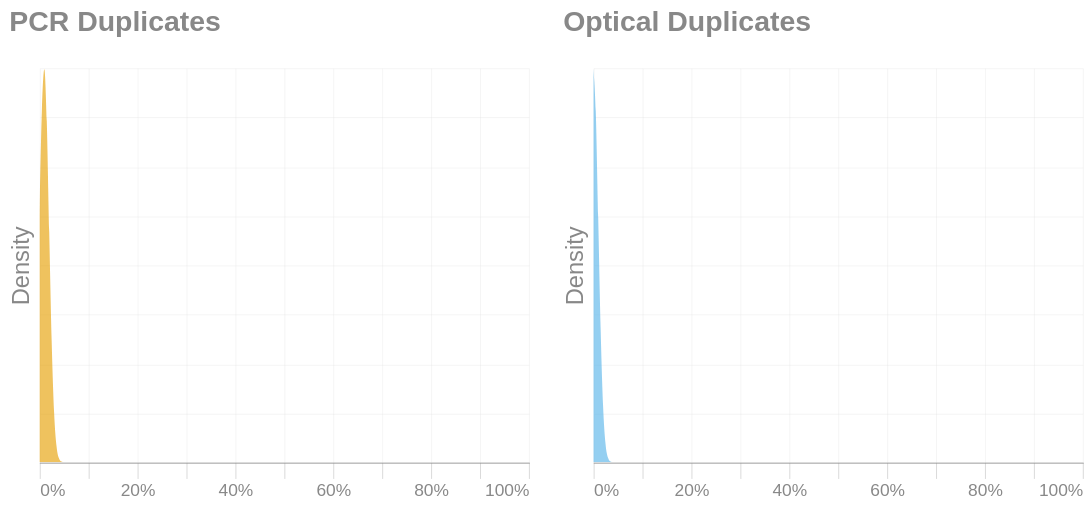

The cell this chart's notebook holds for it:
### Markdown cell above
## Duplication Rate
Duplication rate can vary significantly between libraries and preparation methods and it can often been a large pain-point in sequencing success. Below is a plot of duplication rate across samples, separated by PCR[^1] and Optical[^2] duplicates. Keep in mind these are kernel density estimates, so the Y-axis reflects density and not sample proportion. 

[^1]: PCR duplicates are DNA fragments identical to other ones due to PCR amplification. Unlike genomic duplicates, these reads are not biologically meaningful because they were created artificially through PCR.

[^2]: Optical duplicates are a machine reading error caused by the sequencer, where it incorrectly splits a single read into two or more identical ones.

### Code cell
dupdata = dat.select(["Sample", "% Duplicates (PCR)", "% Duplicates (Opt)"]).rename(
    {"% Duplicates (PCR)" : "PCR", "% Duplicates (Opt)": "Optical"}
)

def density_chart(col):
    color = "#E69F00" if col == 'PCR' else "#56B4E9"
    return (
        alt.Chart(dupdata)
        .transform_density(density=col, extent=[0, 100], bandwidth=1)
        .mark_area(opacity=0.9, line=False, fill = color, interpolate="monotone")
        .encode(
            x=alt.X('value:Q', title=None).axis(format='d', labelExpr="datum.value + '%'"),
            y=alt.Y('density:Q', title='Density').axis(labels=False).stack(False),
            tooltip=[
                alt.Tooltip('value:Q', title = "Rate"),
                alt.Tooltip("density:Q", title = "Density", format = '.2f')
            ]
        )
        .properties(title=f"{col} Duplicates", width = 310, height = 250)
    ).interactive(bind_y = False)

with SafeRender(dupdata):
    (
        alt.hconcat(density_chart('PCR'), density_chart('Optical'))
        .properties(
            usermeta={'embedOptions': {'downloadFileName': 'duplication'}}
        )
    ).display()

### Figure 1 — Vega-Lite specification as saved in the notebook (floating-point values rounded to 4 significant figures)
{"width": "container", "height": 400, "config": {"title": {"anchor": "start", "dy": -15, "fontSize": 18, "color": "#888888", "subtitleColor": "#888888", "subtitleFontSize": 14}, "arc": {"fill": "#0072B2"}, "axis": {"domainColor": "#888888", "domainWidth": 0.5, "gridWidth": 0.2, "grid": false, "titleFontWeight": 400, "titleFontSize": 15, "labelFontSize": 11, "labelColor": "#888888", "tickColor": "#888888", "tickWidth": 0.2, "titleColor": "#888888"}, "axisBand": {"grid": false}, "axisX": {"grid": true, "tickSize": 10, "domainCap": "round"}, "axisY": {"domain": false, "grid": true, "tickSize": 0, "domainCap": "round"}, "background": "transparent", "header": {"labelFontSize": 15, "labelColor": "#888888", "titleFontSize": 15, "titleFontWeight": 600, "titleColor": "#888888"}, "legend": {"labelFont": "sans-serif", "labelFontSize": 12, "labelColor": "#888888", "symbolSize": 100, "symbolType": "circle", "titleFontSize": 12, "titlePadding": 10, "titleColor": "#888888", "title": null}, "range": {"category": ["#E69F00", "#56B4E9", "#009E73", "#F0E442", "#0072B2", "#D55E00", "#CC79A7", "#000000"], "diverging": ["#cfe8f3", "#a2d4ec", "#73bfe2", "#46abdb", "#1696d2", "#12719e"]}, "area": {"fill": "#0072B2", "fillOpacity": 0.7, "line": true, "strokeOpacity": 0.7}, "line": {"color": "#0072B2", "stroke": "#0072B2", "strokeWidth": 2}, "trail": {"color": "#0072B2", "stroke": "#0072B2", "strokeWidth": 0, "size": 1}, "point": {"filled": true}, "text": {"color": "#888888", "fontSize": 11, "align": "right", "fontWeight": 400, "size": 11}, "bar": {"fill": "#0072B2", "stroke": null}, "view": {"stroke": null, "continuousWidth": 660, "continuousHeight": 400}}, "hconcat": [{"mark": {"type": "area", "fill": "#E69F00", "interpolate": "monotone", "line": false, "opacity": 0.9}, "encoding": {"tooltip": [{"field": "value", "title": "Rate", "type": "quantitative"}, {"field": "density", "format": ".2f", "title": "Density", "type": "quantitative"}], "x": {"axis": {"format": "d", "labelExpr": "datum.value + '%'"}, "field": "value", "title": null, "type": "quantitative"}, "y": {"axis": {"labels": false}, "field": "density", "stack": false, "title": "Density", "type": "quantitative"}}, "height": 250, "name": "view_4d790bc1c38af5a3_0", "title": "PCR Duplicates", "transform": [{"density": "PCR", "bandwidth": 1, "extent": [0, 100]}], "width": 310}, {"mark": {"type": "area", "fill": "#56B4E9", "interpolate": "monotone", "line": false, "opacity": 0.9}, "encoding": {"tooltip": [{"field": "value", "title": "Rate", "type": "quantitative"}, {"field": "density", "format": ".2f", "title": "Density", "type": "quantitative"}], "x": {"axis": {"format": "d", "labelExpr": "datum.value + '%'"}, "field": "value", "title": null, "type": "quantitative"}, "y": {"axis": {"labels": false}, "field": "density", "stack": false, "title": "Density", "type": "quantitative"}}, "height": 250, "name": "view_86480943c2eed09a_1", "title": "Optical Duplicates", "transform": [{"density": "Optical", "bandwidth": 1, "extent": [0, 100]}], "width": 310}], "data": {"name": "data-0663022cda641932af64384e4c63c231"}, "params": [{"name": "param_db82be42624d4632", "select": {"type": "interval", "encodings": ["x"]}, "bind": "scales", "views": ["view_4d790bc1c38af5a3_0", "view_86480943c2eed09a_1"]}], "usermeta": {"embedOptions": {"downloadFileName": "duplication"}}, "$schema": "https://vega.github.io/schema/vega-lite/v6.4.1.json", "datasets": {"data-0663022cda641932af64384e4c63c231": [{"Sample": "sample1", "PCR": 0.97, "Optical": 0.02}, {"Sample": "sample2", "PCR": 0.96, "Optical": 0.03}]}}
